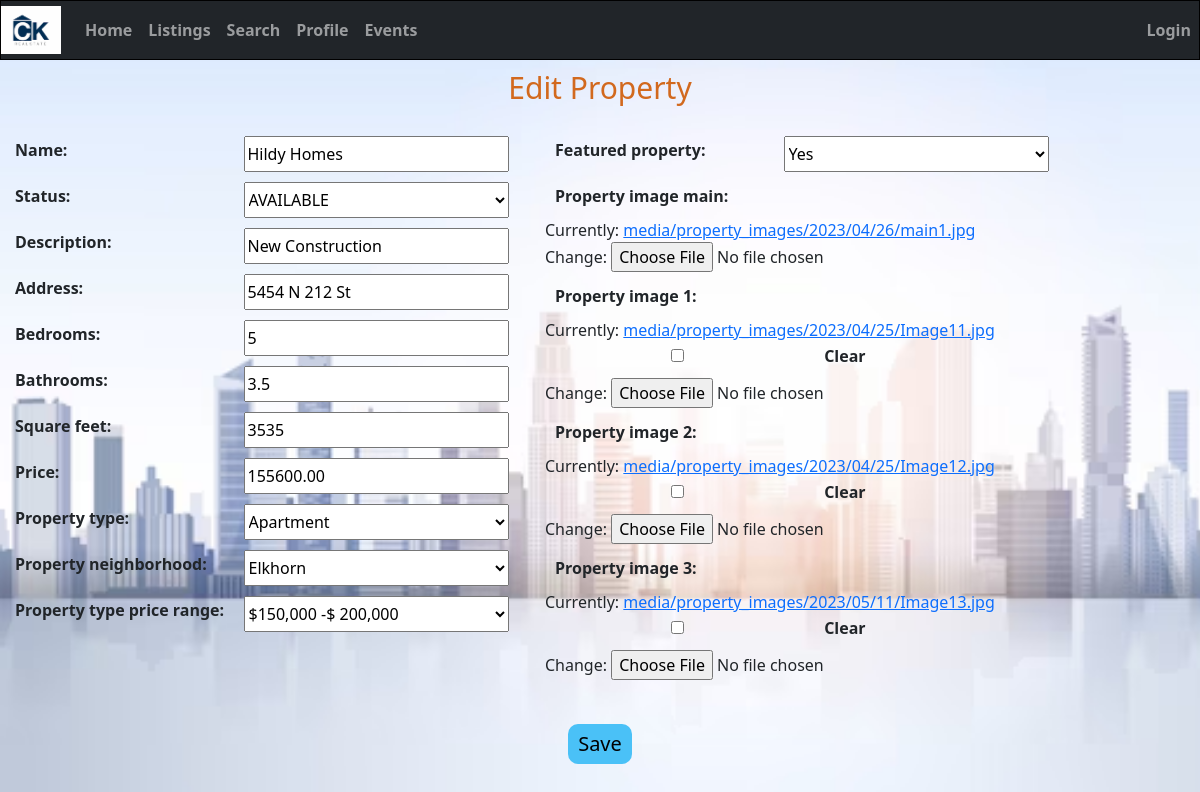
The page /edit_property/2/ on the database as committed earlier.
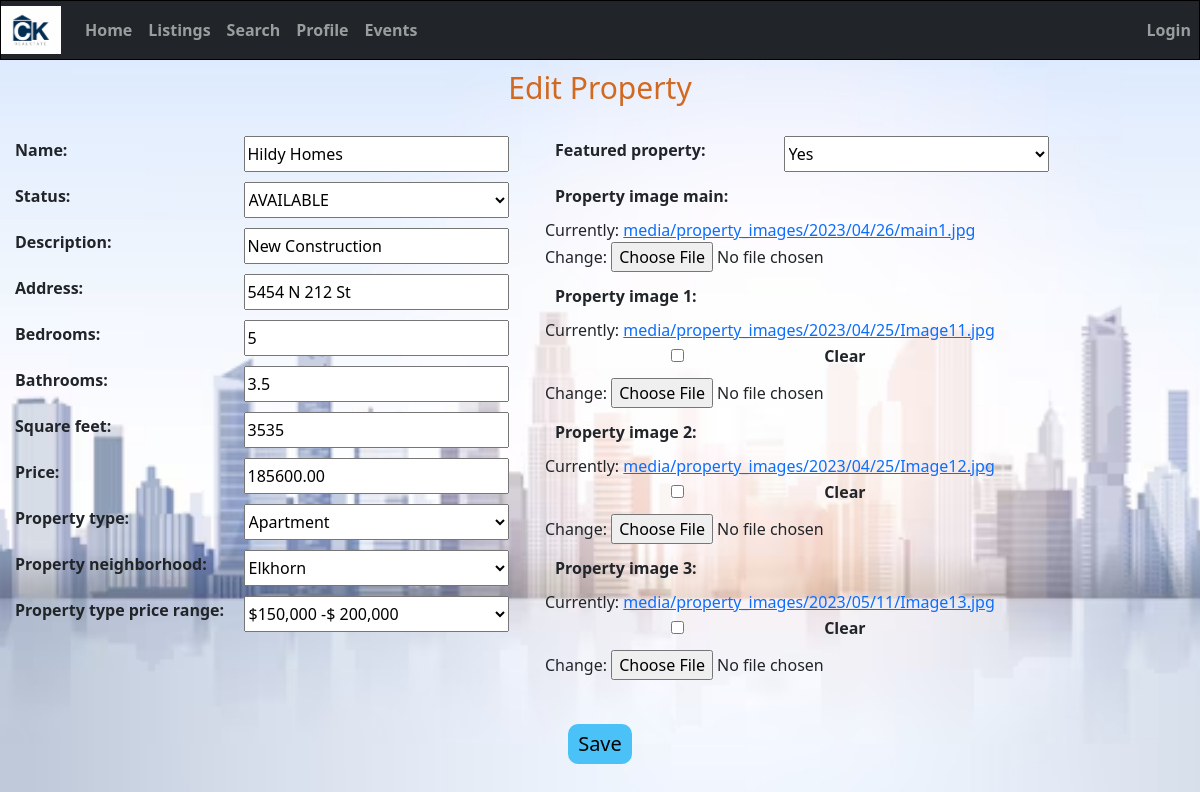
The same page on the database as committed later.
### home/models.py (models this page shows, shortened)
class Property(models.Model):
    STATUS_CHOICES = (
        ('available', 'AVAILABLE'),
        ('pending', 'PENDING'),
        ('sold', 'SOLD'),
    )
    PROPERTY_CHOICES = (
        (True, 'Yes'),
        (False, 'No')
    )
    id = models.AutoField(primary_key=True)
    name = models.CharField(max_length=50)
    status = models.CharField(max_length=20, choices=STATUS_CHOICES, default='none')
    description = models.CharField(max_length=255)
    address = models.CharField(max_length=255)
    bedrooms = models.IntegerField()
    bathrooms = models.DecimalField(max_digits=3, decimal_places=1)
    square_feet = models.IntegerField()
    price = models.DecimalField(max_digits=10, decimal_places=2)
    featured_property = models.BooleanField(choices=PROPERTY_CHOICES, default='False')
    flag = models.BooleanField(default=True)
    property_image_main = models.ImageField(upload_to='media/property_images/%Y/%m/%d/', blank=False)
    property_image_1 = models.ImageField(upload_to='media/property_images/%Y/%m/%d/', blank=True)
    property_image_2 = models.ImageField(upload_to='media/property_images/%Y/%m/%d/', blank=True)
    property_image_3 = models.ImageField(upload_to='media/property_images/%Y/%m/%d/', blank=True)
    property_type = models.ForeignKey(PropertyType, on_delete=models.SET_NULL, null=True)
    property_neighborhood = models.ForeignKey(PropertyNeighborhood, on_delete=models.SET_NULL, null=True)
    property_type_price_range = models.ForeignKey(PropertyPricerange, on_delete=models.SET_NULL, null=True)

### home/views.py (the view)
# urls.py: path('edit_property/<int:pk>/', views.edit_property, name='edit_property'),
def edit_property(request, pk):
    property = Property.objects.get(id=pk)
    if request.method == 'POST':
        form = PropertyForm(request.POST, request.FILES, instance=property)
        if form.is_valid():
            if form.cleaned_data['featured_property']:
                Property.objects.filter(featured_property=True).update(featured_property=False)
            form.save()
            return redirect('home:listings')
    else:
        form = PropertyForm(instance=property)
    return render(request, 'edit_property.html', {'form': form})

### home/forms.py
class PropertyForm(forms.ModelForm):
    class Meta:
        model = Property
        fields = ['name','status', 'description', 'address', 'bedrooms', 'bathrooms', 'square_feet', 'price',
                  'featured_property', 'property_image_main', 'property_image_1', 'property_image_2',
                  'property_image_3', 'property_type', 'property_neighborhood', 'property_type_price_range']

### home/models.py (called while the page is built)
    def __str__(self):
        return str(self.property_type_name)

    def __str__(self):
        return str(self.property_neighborhood_name)

    def __str__(self):
        return str(self.property_price_range_name)

### templates/edit_property.html (shortened to what this page needs)
{% extends 'base.html' %}
{% load static %}
{% block content %}
    <!DOCTYPE html>
    <html lang="en">
    <head>
    </head>
    <body>
    <h1>Edit Property</h1>
    <form method="POST" enctype="multipart/form-data" class="my-form">
        <div class="column-container">
            <div class="column">
                <div class="form-row">
                    {{ form.name.label_tag }}
                    {{ form.name }}
                </div>
                <div class="form-row">
                    {{ form.status.label_tag }}
                    {{ form.status }}
                </div>
                <div class="form-row">
                    {{ form.description.label_tag }}
                    {{ form.description }}
                </div>
                <div class="form-row">
                    {{ form.address.label_tag }}
                    {{ form.address }}
                </div>
                <div class="form-row">
                    {{ form.bedrooms.label_tag }}
                    {{ form.bedrooms }}
                </div>
                <div class="form-row">
                    {{ form.bathrooms.label_tag }}
                    {{ form.bathrooms }}
                </div>
                <div class="form-row">
                    {{ form.square_feet.label_tag }}
                    {{ form.square_feet }}
                </div>
                <div class="form-row">
                    {{ form.price.label_tag }}
                    {{ form.price }}
                </div>
                <div class="form-row">
                    {{ form.property_type.label_tag }}
                    {{ form.property_type }}
                </div>
                <div class="form-row">
                    {{ form.property_neighborhood.label_tag }}
                    {{ form.property_neighborhood }}
                </div>
                <div class="form-row">
                    {{ form.property_type_price_range.label_tag }}
                    {{ form.property_type_price_range }}
                </div>
            </div>
            <div class="column">
                <div class="form-row">
                    {{ form.featured_property.label_tag }}
                    {{ form.featured_property }}
                </div>
                <div class="form-row">
                    {{ form.property_image_main.label_tag }}
                  <div>
                        {{ form.property_image_main }}
                    </div>
                </div>
                <div class="form-row">
                    {{ form.property_image_1.label_tag }}
                    <div>
                        {{ form.property_image_1 }}
                    </div>
                </div>
                <div class="form-row">
                    {{ form.property_image_2.label_tag }}
                    <div>
                        {{ form.property_image_2 }}
                    </div>
                </div>
                <div class="form-row">
                    {{ form.property_image_3.label_tag }}
                    <div>
                        {{ form.property_image_3 }}
                    </div>
                </div>
            </div>
        </div>
        <div class="button-container">
            <input class="btn btn-lg btn-viewDetails btn-submit" type="submit" value="Save">
        </div>
    </form>
    </body>
    </html>
{% endblock %}

Rows that differ between the two databases and show on the page:
changed Property "Hildy Homes": price "155600.00" → "185600.00"
